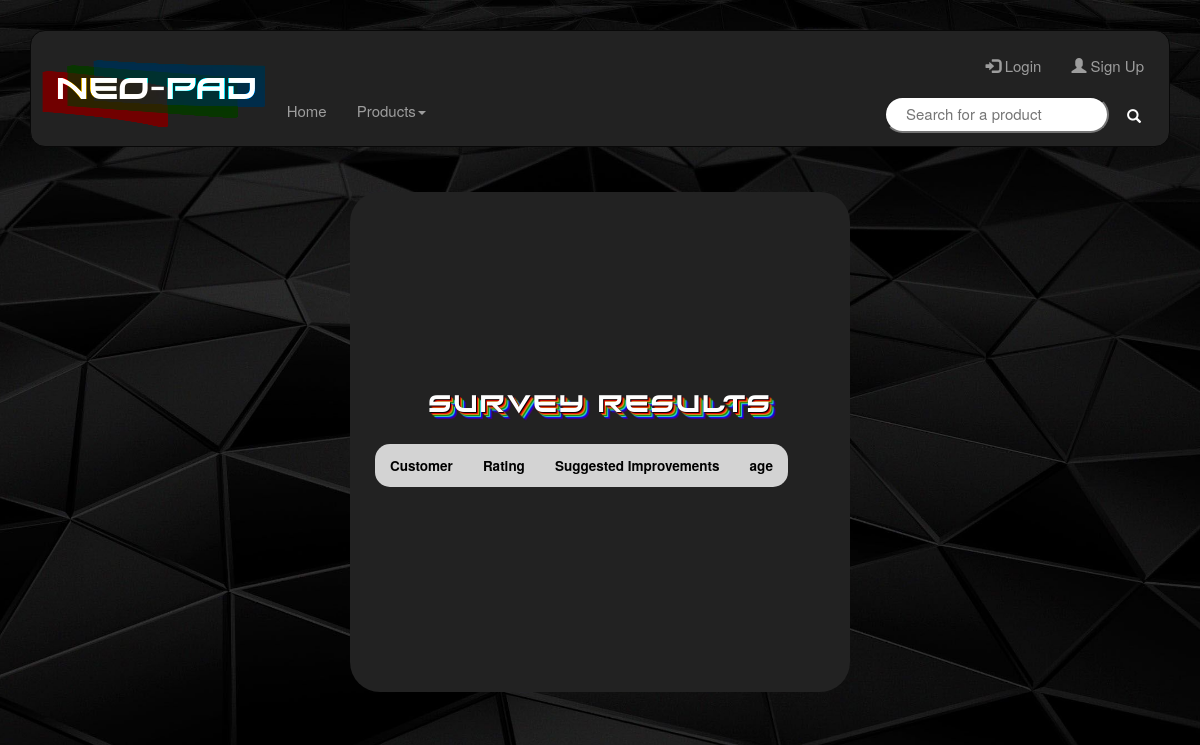
The app's page /SurveyResults.php, older data.
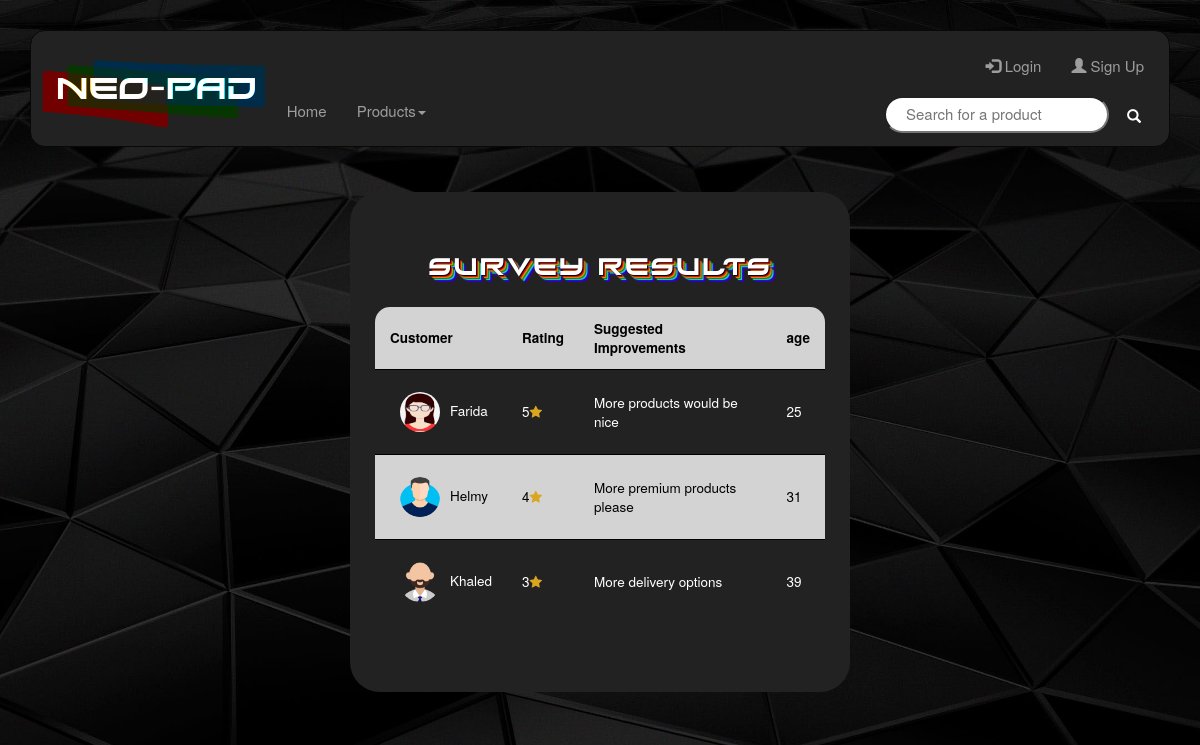
The same page, newer data.
### tables this page shows
CREATE TABLE `users` (
  `id` int(10) UNSIGNED NOT NULL,
  `username` varchar(30) NOT NULL,
  `password` varchar(225) NOT NULL,
  `email` varchar(50) NOT NULL,
  `address` varchar(50) DEFAULT NULL,
  `imagePath` varchar(255) DEFAULT NULL,
  `userType` varchar(15) NOT NULL
);

CREATE TABLE `survey` (
  `id` int(10) UNSIGNED NOT NULL,
  `customerID` int(10) UNSIGNED NOT NULL,
  `rating` int(11) DEFAULT NULL,
  `improvement` varchar(255) DEFAULT NULL,
  `age` int(11) DEFAULT NULL
);

### SurveyResults.php (the view, shortened to what this page needs)
<html>
    <head>
    </head>
    <body>
    <?php
        include "Menu.php";
        $conn = new mysqli("localhost","root","", "project");
        $sql="SELECT * FROM survey";
        $result = mysqli_query($conn,$sql);
        ?>
        <div class="container">
            <div class="card">
                <div class="SurveyResults">
                    <h3 class="text-center";>Survey Results</h3>
                    <table class="custom-table">
                        <tr>
                            <th>Customer </th>
                            <th>Rating</th>
                            <th>Suggested Improvements</th>
                            <th>age</th>
                        </tr>
                        <?php
                        while($row = $result->fetch_assoc()){
                            echo "<tr>";
                            echo "<td>";
                            $sql2="SELECT username,imagePath FROM users WHERE id='" . $row['customerID'] . "'";
                            $result2 = mysqli_query($conn,$sql2);
                            while($rows = $result2->fetch_assoc()){
                                echo "<img src=". $rows['imagePath']. " class='user-pic-icon'><img>";
                                echo  $rows['username'];
                            }
                            echo "</td>";
                            echo "<td>" . $row['rating'] . "<i class='fa fa-star'></i></td>";
                            echo "<td>" . $row['improvement'] . "</td>";
                            echo "<td>" . $row['age'] . "</td>";
                            echo "</tr>";
                        }
                        ?>
                    </table>
                </div>
            </div>
        </div>
    </body>
    </html>

### Menu.php (shortened to what this page needs)
<!DOCTYPE html>
<html lang="en">
    <head>
        <link rel="stylesheet" href="https://maxcdn.bootstrapcdn.com/bootstrap/3.4.1/css/bootstrap.min.css">
        <link rel="stylesheet" href="https://maxcdn.bootstrapcdn.com/font-awesome/4.7.0/css/font-awesome.min.css">
        <link rel="stylesheet" href="Style.css">
        <?php
          $conn = new mysqli("localhost", "root", "", "project");
        ?>
	</head>
  <body>
      <nav class="navbar navbar-inverse navbar-custom">
        <div class="container-fluid">
            <div class="navbar-header">
                <img src="resources\images\style\logo\dribbble.png" class="logo"></img>
                <br>
                <a href='Home.php' class="navbar-brand">Neo-Pad</a>
            </div>
        <?php
                if(!empty($_SESSION['id'])){
                ?>
                    <ul class="nav navbar-nav navbar-right">
                        <li>
                          <text class="header"> Welcome <?php echo "  ".$_SESSION['username']; ?></text>
                        </li>
                        <li><img src='<?php echo "  ".$_SESSION['imagePath']; ?>' alt='profilepic' width='50' height='50' class="img-circle"></li>
                        <li class="dropdown"><a class="dropdown-toggle" data-toggle="dropdown">Account<span class="caret"></span></a>
                        <ul class="dropdown-menu">
                            <li><a href="Profile.php">Profile</a></li>
                            <li><a data-toggle="modal" data-target="#signOutModal">Sign Out</a></li>
                        </ul>
                        <?php
                       if($_SESSION['userType'] == "customer"){
                          $cart_items_sql = "SELECT COUNT('productID') as cartItems FROM cartitem,orders WHERE cartitem.customerID=".$_SESSION['id'] . " AND cartitem.orderID=orders.orderID AND orders.completed='0'";
                          $cart_items_result = mysqli_query($conn,$cart_items_sql);
                          if(!$cart_items_result){
                              echo "error in cart items query";
                          }
                          if($cart_items_row = $cart_items_result->fetch_assoc()){
                          ?>
                          <li><a href="Cart.php"><span class="glyphicon glyphicon-shopping-cart"></span> Cart  <span class="badge"><?php echo $cart_items_row['cartItems']; ?></span> </a></li>
                          <?php
                          }
                        }
                          ?>
                        <?php
                        $inbox_notif_sql = "SELECT COUNT('messageID') as unread_messages FROM message WHERE readStatus='0' AND recepientID=".$_SESSION['id'];
                        $inbox_notif_result = mysqli_query($conn,$inbox_notif_sql);
                        if(!$inbox_notif_result){
                            echo "error in unread messages query";
                        }
                        if($inbox_notif_row = $inbox_notif_result->fetch_assoc()){
                          ?>
                          <li><a href="Chat.php"><span class="glyphicon glyphicon glyphicon-inbox"></span> Inbox <span class="badge"><?php echo $inbox_notif_row['unread_messages']; ?></span></a></li>
                          <?php
                        }
                        ?>
                    </ul>
                    <?php
                }
                else{
                        ?>
                    <ul class="nav navbar-nav navbar-right">
                        <li><a href="loginform.php"><span class="glyphicon glyphicon-log-in"></span> Login</a></li>
                        <li><a href="SignUp.php"><span class="glyphicon glyphicon-user"></span> Sign Up</a></li>
                    </ul>
                    <?php
                }
                ?>
                  <br><br>
                    <ul class="nav navbar-nav navbar-right">
                        <form class="searchbar" action="SearchResults.php" method="get">
                            <input type="text" name="searchQuery" placeholder="Search for a product">
                            <button class="btn btn-basic search" type="submit" name="submitSearch">
                                <i class="glyphicon glyphicon-search"></i>
                            </button>
                        </form>
                    </ul>
            <ul class="nav navbar-nav navbar-left">
                <li><a href="Home.php">Home</a></li>
                <li class="dropdown"><a class="dropdown-toggle" data-toggle="dropdown">Products<span class="caret"></span></a>
                </li>
        </div>
      </nav>
</body>
</html>

### Style.css (style rules this page uses)
body { margin: 30px; background: black; color: white; line-height: 1.5; font-size: 15px; background-image: url(resources/images/style/background/bg.jpg); background-position: center; background-repeat:no-repeat; background-size:cover; }
h1, h2, h3 { font-family: xirod; letter-spacing: 2px; font-weight: lighter; text-shadow: 1px 1px 1px black, 2px 2px 1px red, 3px 3px 1px goldenrod, 4px 4px 1px green, 5px 5px 1px turquoise, 6px 6px 1px blue, 7px 7px 1px indigo; animation: glow2 2s ease-in-out infinite alternate; }
.fa-star, .fa-star-o { color:goldenrod; }
a { color: unset; }
a:visited, a:link, a:active { color: grey; text-decoration: none; }
.user-pic-icon { border-radius: 4rem; width: 40px; height: 40px; margin: 10px; }
input[type=text],input[type=password], input[type=search],input[type=url] { border-radius: 3rem; background: white; color: black; padding: 5px 20px; margin: 10px 5px; font-size: 100%; }
input[type=submit], input[type=reset], button, input[type=button], .select { border-radius: 3rem; color: black; background: white; margin: 10px 0; font-size: 100%; padding: 5px 15px; }
.logo { width: 355px; height: 105px; position: absolute; mix-blend-mode: color; left: -55px; }
.navbar-custom { border-radius: 1.5rem; padding: 10px; }
.navbar-custom .navbar-brand { font-size: 200%; color: white; font-family: xirod; animation: glow 2s ease-in-out infinite alternate; }
.searchbar { position: absolute; right: 0px }
.search { justify-content: space-between; background: transparent; color: white; float: right; margin: 15px 15px 15px 0px; }
.SurveyResults { align-content: center; text-align: center; margin: 25px; width: 450px; height: 500px; overflow-y: auto; }
.container { width: fit-content; height: fit-content; }
.card { background: #222; margin:20px; border-radius: 3rem; }
.custom-table { border-collapse:collapse; margin: 25px 0; font-size: 0.9em; min-width: 400px; border-radius: 15px 15px 15px 15px ; overflow: hidden; }
.custom-table th, .custom-table td { padding: 12px 15px; }
.custom-table tbody tr { border-bottom: 1px solid rgb(0, 0, 0); }
.custom-table tbody tr:nth-of-type(even) { background-color: #222; color: rgb(255, 255, 255); }
.custom-table tbody tr:nth-of-type(odd) { color: rgb(0, 0, 0); background-color: lightgray }
.custom-table tbody tr:last-of-type { border-bottom : none; }

Row changes from the older to the newer data that the page shows:
added survey: rating "5", improvement "More products would be nice", age "25"
added users: imagePath (picture), username "Farida", shown under "5"
added survey: rating "4", improvement "More premium products please", age "31"
added users: imagePath (picture), username "Helmy", shown under "4"
added survey: rating "3", improvement "More delivery options", age "39"
added users: imagePath (picture), username "Khaled", shown under "3"
